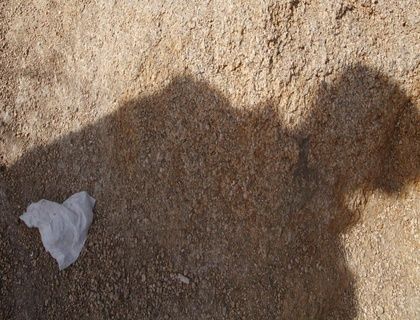
%> input picture dataset/shadow/_MG_2923.jpg, 420 x 320 px, shrunk from 840 x 640 before the run
$ octave main.m   (GNU Octave 9; MATLAB toolbox functions it lacks are replaced by stand-ins)
%> lines starting %> are read from the running program, lines starting %| are printed output that depends on the picture; in (x1, y1, x2, y2) boxes, pixels count from 0 and x2, y2 are one past the last pixel; in counts of white or black regions, pixels touching at a corner belong together; the program's own positions count from 1
%> further down, img is the input picture: size 320x420x3 uint8; mean R, G, B 126.6, 105.9, 88.6
### src/detect_shadow.m
function shadow_mask = detect_shadow(img,ratio)
%> called with ratio = 3
    y_cb_cr_img = rgb2ycbcr(img);
%> y_cb_cr_img: size 320x420x3 uint8; mean of channels 1, 2, 3 110.6, 117.4, 138.3
    y_channel = y_cb_cr_img(:, :, 1);
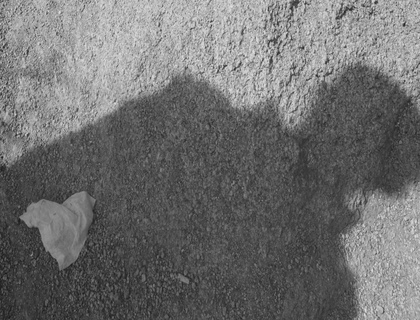
%> y_channel: size 320x420 uint8; min 24, max 226, mean 110.6
    y_mean = mean(y_channel(:));
%> y_mean = 110.6
    y_std = std(double(y_channel(:)));
%> y_std = 45.16
    threshold = y_mean - (y_std / ratio);
%> threshold = 95.51
    shadow_mask = y_channel < threshold;
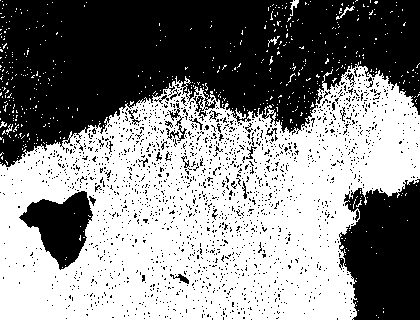
%> shadow_mask: size 320x420 logical; 52.9% white; 1879 black regions (1846 under 20 px), largest, box (x1, y1, x2, y2) and area: (0, 0, 420, 167) 45239, (339, 179, 420, 320) 9054, (19, 191, 93, 270) 3154
    % 显示初始mask
    %figure;
    %imshow(shadow_mask, []);
    %title("Shadow Mask After Threshholding");
end

### src/select_seed.m
function [open_mask,x,y] = select_seed(shadow_mask,radius)
%> called with radius = 3
    se1 = strel('disk', radius);
    open_mask = imopen(shadow_mask, se1);
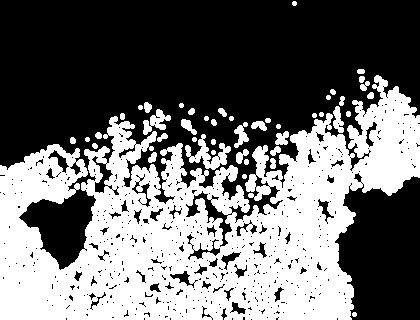
%> open_mask: size 320x420 logical; 42.8% white; 45 white regions, largest, box (x1, y1, x2, y2) and area: (0, 75, 420, 320) 54449, (185, 134, 231, 170) 634, (143, 109, 171, 135) 332
%> the run ends on the next line

    % [7 lines of commented-out code are left out]
    [x, y] = ginput();
    x = round(x);
    y = round(y);

    % 验证用户选择的点是否在图像范围内
    [h, w] = size(open_mask);
    valid_points = (x > 0 & x <= w) & (y > 0 & y <= h);
    x = x(valid_points);
    y = y(valid_points);

    % 在图像上标记用户选择的基础点
    %plot(x, y, 'r*', 'MarkerSize', 10);
end

### src/main.m
ratio = 3; % 阈值检测的参数，可正可负
radius = 3; % 做开运算去除噪声的半径
radius_dilate = 1; % 用于区域增长的半径（一般不改）
radius_erode = 6;  % 用于提取边界做腐蚀的半径
radius_dilate2 = 1; % 用于模糊边界做膨胀的半径
sigma = 2; % 生成高斯核

img         = imread('..\dataset\shadow/_MG_2923.jpg');
shadow_mask = detect_shadow(img,ratio);
[open_mask,x,y] = select_seed(shadow_mask,radius);

$ run again, with dataset/shadow/_MG_2443.jpg copied over dataset/shadow/_MG_2923.jpg
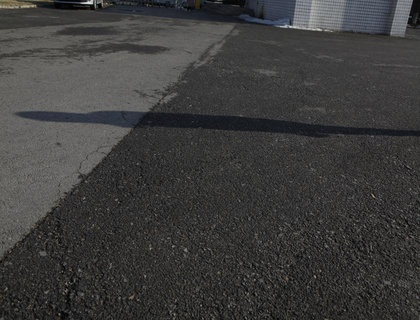
%> input picture dataset/shadow/_MG_2443.jpg, 420 x 320 px, shrunk from 840 x 640 before the run
%> img is the input picture: size 320x420x3 uint8; mean R, G, B 61.1, 60.8, 60
%> y_cb_cr_img: size 320x420x3 uint8; mean of channels 1, 2, 3 68.2, 127.6, 128.4
%> y_mean = 68.21
%> y_std = 20.87
%> threshold = 61.25
%> in detect_shadow, `shadow_mask = y_channel < threshold;`:
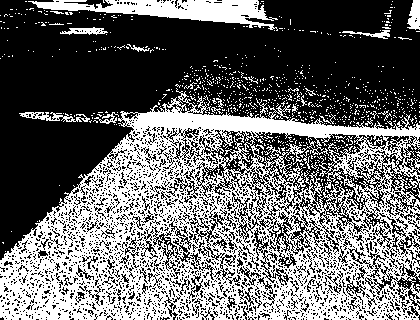
%> shadow_mask: size 320x420 logical; 41.5% white; 864 white regions (843 under 20 px), largest, box (x1, y1, x2, y2) and area: (0, 88, 420, 320) 48672, (28, 0, 278, 31) 3370, (19, 112, 90, 122) 324
%> in select_seed, `open_mask = imopen(shadow_mask, se1);`:
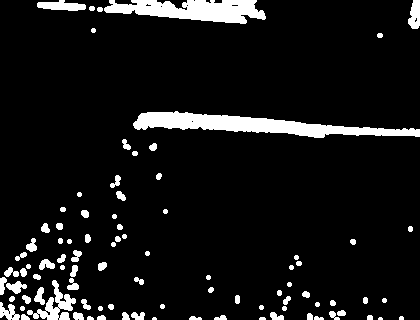
%> open_mask: size 320x420 logical; 8.3% white; 91 white regions (4 under 20 px), largest, box (x1, y1, x2, y2) and area: (133, 111, 420, 138) 3495, (104, 0, 266, 24) 2507, (27, 280, 76, 320) 708

$ run again, with dataset/shadow/_MG_2999.jpg copied over dataset/shadow/_MG_2923.jpg
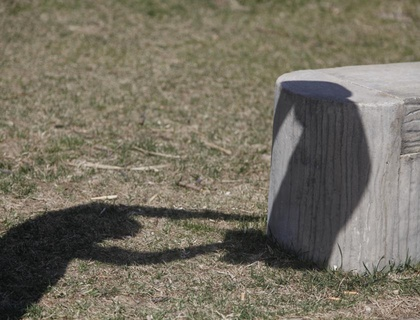
%> input picture dataset/shadow/_MG_2999.jpg, 420 x 320 px, shrunk from 840 x 640 before the run
%> img is the input picture: size 320x420x3 uint8; mean R, G, B 117.2, 111.5, 97.4
%> y_cb_cr_img: size 320x420x3 uint8; mean of channels 1, 2, 3 111.8, 121, 131.5
%> in detect_shadow, `y_channel = y_cb_cr_img(:, :, 1);`:
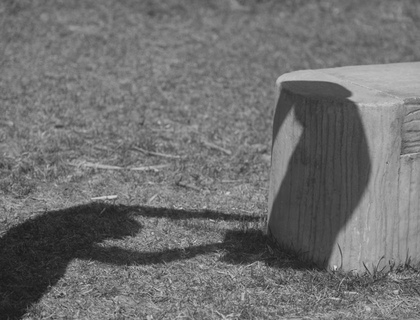
%> y_channel: size 320x420 uint8; min 21, max 232, mean 111.8
%> y_mean = 111.8
%> y_std = 33.47
%> threshold = 100.7
%> shadow_mask: size 320x420 logical; 27.7% white; 1187 white regions (1112 under 20 px), largest, box (x1, y1, x2, y2) and area: (0, 81, 420, 320) 29737, (1, 0, 31, 16) 240, (0, 163, 34, 195) 215
%> in select_seed, `open_mask = imopen(shadow_mask, se1);`:
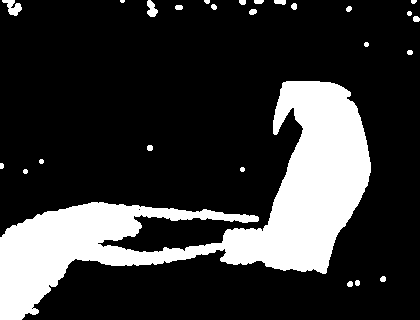
%> open_mask: size 320x420 logical; 21.1% white; 26 white regions (1 under 20 px), largest, box (x1, y1, x2, y2) and area: (0, 81, 371, 320) 27353, (2, 0, 22, 16) 175, (147, 0, 158, 17) 123
